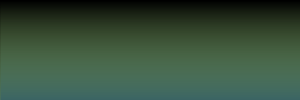
Frame 1 (no input)
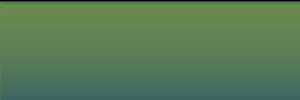
Frame 60 (the mouse pressed at the canvas centre just before this capture)
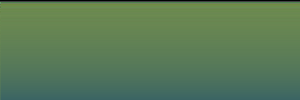
Frame 120 (the mouse held since frame 60 and released just before this capture)

The Processing sketch that drew these frames (run headless with seeded random() and noise(); from frame 60 on, the mouse is pressed at the canvas centre):

// Processing sketch: processing_42705
// ── processing_42705.pde

void setup() {
  size(300, 100);
  background(0);
}

void draw() {
  float h = map(hour(), 0, 24, 200, 40 );
  // 24hours to 200 - 40
  float m = map(minute(), 0, 60, 0, 250);
  float s = map(second(), 0, 60, 0, 250);

  for ( int i = 0; i < height; i++ ) {

    float a1 = map( i, 0, height, 0, 1);
    a1 = a1 * 256;
    stroke( color(s, h, m, a1 ));
    line(0, i, width, i );
    stroke( color(m, 100, 100, a1 ));
    line(0, i, width, i );
  }
}
